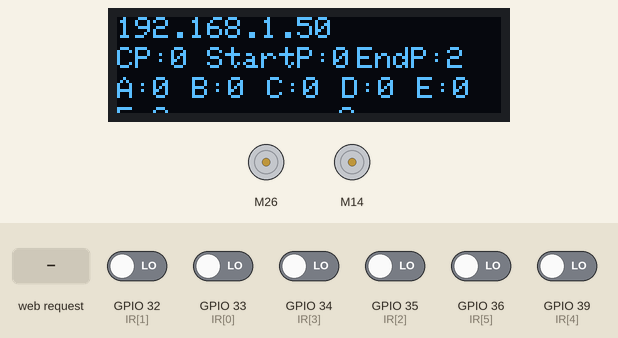
The sketch below on a simulated ESP32. Parts: 128×32 one-colour display, 2 × DC motor (green arrow = forward, orange = backward, longer = faster). The inputs (shaded band) are chosen by the test bench; at power-on: GPIO 32 (IR[1]), GPIO 33 (IR[0]), GPIO 34 (IR[3]), GPIO 35 (IR[2]), GPIO 36 (IR[5]), GPIO 39 (IR[4]) LOW. WiFi joins after 1.5 s; servers stay silent unless stated; the display library's start-up logo is not drawn; what the sketch prints to the serial monitor is not drawn.

Above: at 2.9 s.
3.0 s: HTTP request GET /start received
At 3.4 s:
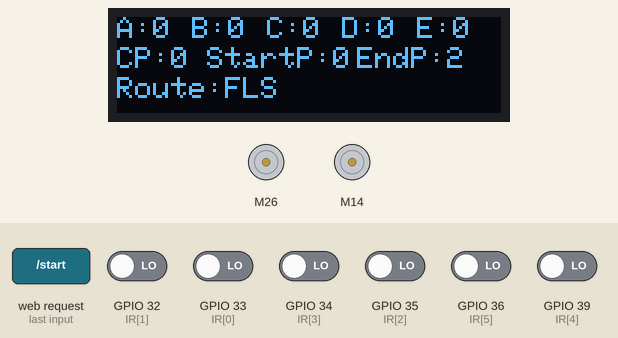
4.5 s: GPIO 32 (IR[1]) driven HIGH
At 5.1 s:
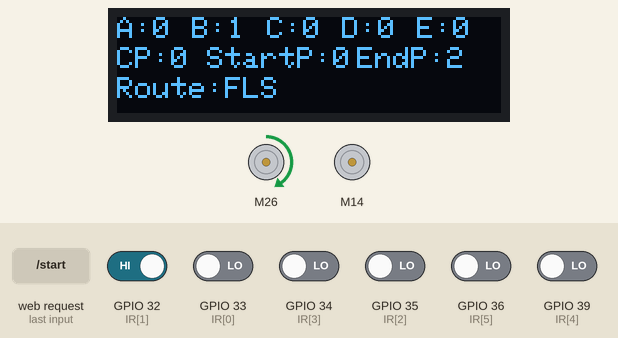
6.0 s: HTTP request GET /increment received
At 6.7 s:
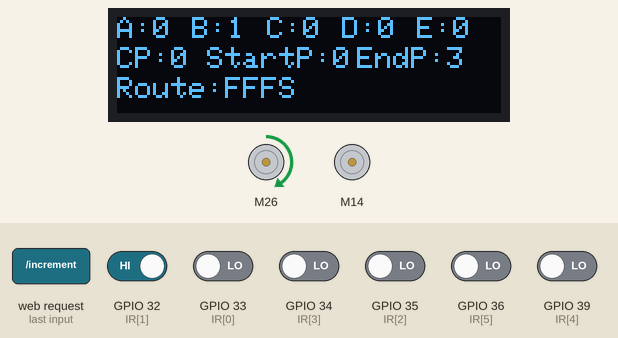
7.5 s: GPIO 35 (IR[2]) driven HIGH
At 8.7 s:
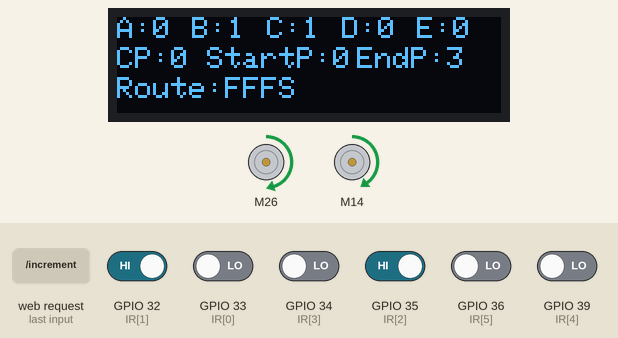
9.0 s: HTTP request GET /increment received
At 10.0 s:
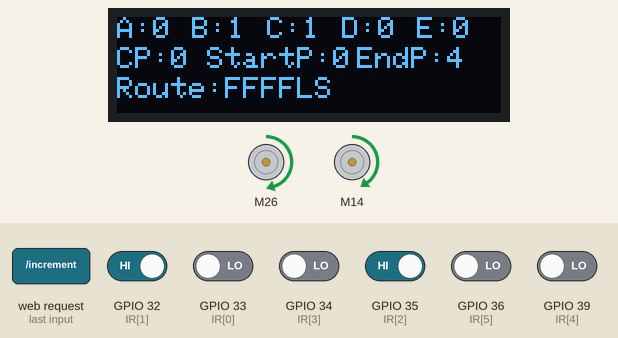
10.5 s: GPIO 32 (IR[1]) driven LOW
At 11.1 s:
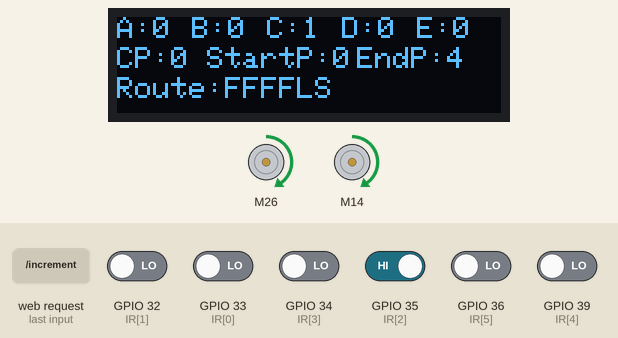
Timing chart, 0 to 13.0 s (numbered marks = the images above; inputs shaded):
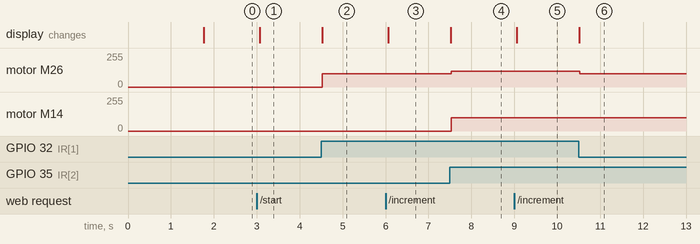

The sketch:

MazeRunner_V1.4.3.ino
```cpp
// Include necessary libraries
#include <SPI.h>               // For Serial Peripheral Interface communication
#include <Wire.h>              // For I2C communication
#include <Adafruit_GFX.h>      // Adafruit's graphics library for displays
#include <Adafruit_SSD1306.h>  // Adafruit's SSD1306 OLED display library
#include <NewPing.h>           // Library for using ultrasonic distance sensor
#include <L298NX2.h>           // Library for controlling motors using L298N module

#include <WiFi.h>
#include <AsyncTCP.h>
#include <ESPAsyncWebServer.h>
#include "WebServer.h"

// REPLACE WITH YOUR NETWORK CREDENTIALS
const char* ssid = "MazeRunner";
const char* password = "robot1234";


const char* PARAM_INPUT_1 = "decrement";
const char* PARAM_INPUT_2 = "increment";


AsyncWebServer server(80);


void notFound(AsyncWebServerRequest* request) {
  request->send(404, "text/plain", "Not found");
}

#define SONAR_NUM 3       // Number of sensors.
#define MAX_DISTANCE 400  // Maximum distance (in cm) to ping.

int block = 10;
// int motorDelay = 5000;
int front, left, right;  // Declare variables to store distances from sensors
//bool F = true, L = false, R = false;  // Define boolean variables to represent sensor directions

int IR[6] = { 33, 32, 35, 34, 39, 36 };
int A, B, C, D, E, F, sum;
int startPoint = 0, endPoint = 2, myLoc = 0;
String PATH = myPATH(endPoint);
bool start = false;


// Initialize OLED display (128x64 pixels) using I2C communication.
Adafruit_SSD1306 display(128, 32, &Wire, -1);


// Left Motor connections
int enL = 13, in1 = 14, in2 = 12;
// Right Motor connections
int enR = 25, in3 = 26, in4 = 27;

int LeftSpeed = 100;
int RightSpeed = 100;
int wait = 500;

L298N LeftMotor(enL, in1, in2);
L298N RightMotor(enR, in3, in4);


// Function to initialize the OLED display
void displaySetup() {
  display.begin(SSD1306_SWITCHCAPVCC, 0x3C);  // initialize with the I2C addr 0x3C (for the 128x32)
  display.display();                          // showing the Adafruit logo
  // do not forget display.display(); otherwise the picture will not be visible
  display.setTextColor(WHITE);
  //display.setTextSize(2);
}


void setup() {
  Serial.begin(115200);  // Initialize the serial communication for debugging

  pinMode(IR[0], INPUT);
  pinMode(IR[1], INPUT);
  pinMode(IR[2], INPUT);
  pinMode(IR[3], INPUT);
  pinMode(IR[4], INPUT);
  pinMode(IR[5], INPUT);


  displaySetup();  // Initialize the OLED display

  // Turn off motors - Initial state
  digitalWrite(in1, LOW);
  digitalWrite(in2, LOW);
  digitalWrite(in3, LOW);
  digitalWrite(in4, LOW);

  digitalWrite(IR[0], LOW);
  digitalWrite(IR[1], LOW);
  digitalWrite(IR[2], LOW);
  digitalWrite(IR[3], LOW);
  digitalWrite(IR[4], LOW);


  LeftMotor.setSpeed(LeftSpeed);
  RightMotor.setSpeed(RightSpeed);

  delay(200);
  setServer();

  //   if (!WiFi.config(local_IP, gateway, subnet, primaryDNS, secondaryDNS)) {
  //   Serial.println("STA Failed to configure");
  // }
}


void readIR() {
  A = digitalRead(IR[0]);  // Measure front distance
  B = digitalRead(IR[1]);  // Measure left distance
  C = digitalRead(IR[2]);  // Measure right distance
  D = digitalRead(IR[3]);  // Measure left distance
  E = digitalRead(IR[4]);  // Measure right distance
  F = digitalRead(IR[5]);  // Measure right distance

  sum = A + B + C + D + E;
}

void loop() {
  // RightMotor.forward();
  // LeftMotor.forward();
  // LeftMotor.setSpeed(LeftSpeed);
  // RightMotor.setSpeed(RightSpeed);
  // readIR();
  // showEndPoint();

  if (start) {
    readIR();
    DisplayStatus();
    followPath();
  } else {
    readIR();
    showEndPoint();
    RightMotor.stop();
    LeftMotor.stop();
  }
}

void followPath() {
  if (0 == A && 0 == E) {
    //This is a single line path have to go straight
    goStraight();
  } else {
    //there has a stop point or multiple path
    choosePath();
  }
}


void goStraight() {
  if (1 == C) {
    RightMotor.forward();
    LeftMotor.forward();
    //the middle sensor is on the track.
    if (1 == B) {
      //the car has moved slightly on the right
      LeftMotor.setSpeed(LeftSpeed);
      RightMotor.setSpeed(RightSpeed + 20);
    } else if (1 == D) {
      //the car has moved slightly on the left
      LeftMotor.setSpeed(LeftSpeed + 20);
      RightMotor.setSpeed(RightSpeed);
    } else {
      //the car is straight on the track
      LeftMotor.setSpeed(LeftSpeed);
      RightMotor.setSpeed(RightSpeed);
    }
  } else {
    LeftMotor.setSpeed(LeftSpeed);
    RightMotor.setSpeed(RightSpeed);
    //the car is getting out from the track
    if (1 == B) {
      //the car has moved to the right
      LeftMotor.stop();
      RightMotor.forward();
    } else if (1 == D) {
      //the car has moved to the left
      RightMotor.forward();
      RightMotor.stop();
    }
  }
}

void choosePath() {
  if (PATH[myLoc] == 'F') {
    LeftMotor.setSpeed(LeftSpeed - 20);
    RightMotor.setSpeed(RightSpeed - 20);
    //go Straight and skip the line
    while (A == 1 || E == 1) {
      readIR();
      DisplayStatus();
    }
    myLoc++;
  } else if (PATH[myLoc] == 'L') {
    //go left
    goLeft();
    myLoc++;
  } else if (PATH[myLoc] == 'R') {
    //go right
    goRight();
    myLoc++;
  } else if (PATH[myLoc] == 'S') {
    //stop car
    RightMotor.stop();
    LeftMotor.stop();
    PATH = "END";
    myLoc = 0;
    start = false;
  }
}

void goRight() {
  LeftMotor.setSpeed(LeftSpeed-10);
  RightMotor.setSpeed(RightSpeed-10);
  while (1 == A || 1 == E) {
    readIR();
    DisplayStatus();
  }
  RightMotor.stop();
  LeftMotor.stop();
  delay(500);
  RightMotor.backward();
  LeftMotor.forward();
  while (0 == E) {
    readIR();
    DisplayStatus();
  }
  while (0 == C) {
    readIR();
    DisplayStatus();
  }
  RightMotor.stop();
  LeftMotor.stop();
  delay(500);
}


void goLeft() {  // Function to make the robot turn left
  LeftMotor.setSpeed(LeftSpeed-20);
  RightMotor.setSpeed(RightSpeed-20);
  while (1 == A || 1 == E) {
    readIR();
    DisplayStatus();
  }
  RightMotor.stop();
  LeftMotor.stop();
  delay(500);
  LeftMotor.backward();
  RightMotor.forward();
  while (0 == A) {
    readIR();
    DisplayStatus();
  }
  while (0 == C) {
    readIR();
    DisplayStatus();
  }
  RightMotor.stop();
  LeftMotor.stop();
  delay(500);
}


void setServer() {

  WiFi.mode(WIFI_STA);
  WiFi.begin(ssid, password);
  if (WiFi.waitForConnectResult() != WL_CONNECTED) {
    Serial.println("WiFi Failed!");
    return;
  }
  Serial.println();
  Serial.print("IP Address: ");
  Serial.println(WiFi.localIP());

  // Send web page with input fields to client
  server.on("/", HTTP_GET, [](AsyncWebServerRequest* request) {
    //request->send_P(200, "text/html", index_html);
    RightMotor.stop();
    LeftMotor.stop();
    myLoc = 0;
    endPoint = 2;
    PATH = myPATH(endPoint);
    start = false;
    request->send(200, "text/html", myHTML(myLoc, startPoint, endPoint, PATH));
  });


  server.on("/decrement", HTTP_GET, [](AsyncWebServerRequest* request) {
    if (endPoint > 1) {
      endPoint = endPoint - 1;
    }
    PATH = myPATH(endPoint);
    Serial.println(endPoint);
    request->send(200, "text/html", myHTML(myLoc, startPoint, endPoint, PATH));
  });

  server.on("/increment", HTTP_GET, [](AsyncWebServerRequest* request) {
    if (endPoint < 12) {
      endPoint = endPoint + 1;
    }
    PATH = myPATH(endPoint);
    Serial.println(endPoint);
    request->send(200, "text/html", myHTML(myLoc, startPoint, endPoint, PATH));
  });

  server.on("/start", HTTP_GET, [](AsyncWebServerRequest* request) {
    start = true;
    Serial.println(start);
    request->send(200, "text/html", myHTML(myLoc, startPoint, endPoint, PATH));
  });

  server.on("/stop", HTTP_GET, [](AsyncWebServerRequest* request) {
    start = false;
    Serial.println(start);
    request->send(200, "text/html", myHTML(myLoc, startPoint, endPoint, PATH));
  });

  server.onNotFound(notFound);
  server.begin();
}


// Function to display the status information on the OLED display
void DisplayStatus() {
  display.clearDisplay();
  display.setTextSize(1);

  display.setCursor(0, 0);
  display.print("A:");
  display.print(A);

  display.setCursor(25, 0);
  display.print("B:");
  display.print(B);

  display.setCursor(50, 0);
  display.print("C:");
  display.print(C);

  display.setCursor(75, 0);
  display.print("D:");
  display.print(D);

  display.setCursor(100, 0);
  display.print("E:");
  display.print(E);

  display.setCursor(0, 10);
  display.print("CP:");
  display.print(myLoc);

  display.setCursor(30, 10);
  display.print("StartP:");
  display.print(startPoint);

  display.setCursor(80, 10);
  display.print("EndP:");
  display.print(endPoint);

  display.setCursor(0, 20);
  display.print("Route:");
  display.print(PATH);


  display.display();

  Serial.print("IR1:");
  Serial.print(A);

  Serial.print(" IR2:");
  Serial.print(B);

  Serial.print(" IR3:");
  Serial.print(C);

  Serial.print(" IR4:");
  Serial.print(D);

  Serial.print(" IR5:");
  Serial.print(E);

  Serial.print(" IR6:");
  Serial.print(F);

  Serial.println(" ");
}


// Function to display the status information on the OLED display
void showEndPoint() {
  display.clearDisplay();
  display.setTextSize(1);

  display.setCursor(0, 0);
  display.println(WiFi.localIP());


  display.setCursor(0, 10);
  display.print("CP:");
  display.print(myLoc);

  display.setCursor(30, 10);
  display.print("StartP:");
  display.print(startPoint);

  display.setCursor(80, 10);
  display.print("EndP:");
  display.print(endPoint);

  display.setCursor(0, 20);
  display.print("A:");
  display.print(A);

  display.setCursor(25, 20);
  display.print("B:");
  display.print(B);

  display.setCursor(50, 20);
  display.print("C:");
  display.print(C);

  display.setCursor(75, 20);
  display.print("D:");
  display.print(D);

  display.setCursor(100, 20);
  display.print("E:");
  display.print(E);

  display.setTextSize(0.5);

  display.setCursor(0, 30);
  display.print("F:");
  display.print(F);

  display.setCursor(50, 30);
  display.print("sum:");
  display.print(sum);

  display.display();
}
```

WebServer.h
```cpp
String myPATH(int endPoint) {
  if (1 == endPoint) {
    return "F";
  } else if (2 == endPoint) {
    return "FLS";
  } else if (3 == endPoint) {
    return "FFFS";
  } else if (4 == endPoint) {
    return "FFFFLS";
  } else if (5 == endPoint) {
    return "FRRS";
  } else if (6 == endPoint) {
    return "FFS";
  } else if (7 == endPoint) {
    return "FFFFRS";
  } else if (8 == endPoint) {
    return "FFFFRFLS";
  } else if (9 == endPoint) {
    return "FRFS";
  } else if (10 == endPoint) {
    return "FRLS";
  } else if (11 == endPoint) {
    return "FRLFS";
  } else if (12 == endPoint) {
    return "FFFFRFFS";
  } else return "0";
}


String myHTML(int cp, int sp, int ep, String PATH) {
  String ptr = "<!DOCTYPE html>";
  ptr += "<html><head>";
  ptr += "<title>Maze Robot</title>";

  ptr += "<link rel='stylesheet' href='https://cdn.jsdelivr.net/npm/bootstrap@4.3.1/dist/css/bootstrap.min.css' integrity='sha384-ggOyR0iXCbMQv3Xipma34MD+dH/1fQ784/j6cY/iJTQUOhcWr7x9JvoRxT2MZw1T' crossorigin='anonymous'>";
  ptr += "<script src='https://code.jquery.com/jquery-3.3.1.slim.min.js' integrity='sha384-q8i/X+965DzO0rT7abK41JStQIAqVgRVzpbzo5smXKp4YfRvH+8abtTE1Pi6jizo' crossorigin='anonymous'></script>";
  ptr += "<script src='https://cdn.jsdelivr.net/npm/popper.js@1.14.7/dist/umd/popper.min.js' integrity='sha384-UO2eT0CpHqdSJQ6hJty5KVphtPhzWj9WO1clHTMGa3JDZwrnQq4sF86dIHNDz0W1' crossorigin='anonymous'></script>";
  ptr += "<script src='https://cdn.jsdelivr.net/npm/bootstrap@4.3.1/dist/js/bootstrap.min.js' integrity='sha384-JjSmVgyd0p3pXB1rRibZUAYoIIy6OrQ6VrjIEaFf/nJGzIxFDsf4x0xIM+B07jRM' crossorigin='anonymous'></script>";


  ptr += "<meta name=' viewport ' content=' width = device - width, initial - scale = 1 '>";
  ptr += "<style>";
  ptr += ".button{\n";
  ptr += "background-color: green;";
  ptr += "border: none;";
  ptr += "color: white;";
  ptr += "padding: 15px 32px;";
  ptr += "text-align: center;";
  ptr += "text-decoration: none;";
  ptr += "display: flex;";
  ptr += "font-size: 16px;";
  ptr += "margin: 4px 2px;";
  ptr += "cursor: pointer;";
  ptr += "}\n";
  ptr += "</style>";
  ptr += "</head><body>";

  ptr += "<div class='container'>";
  ptr += "<h2 class='m-3'>Autonomous Maze Solving Robot</h2>";


  ptr += "<div class='row'>";

  ptr += "<div class='col'>";
  ptr += "</form><br>";
  ptr += "<form action='/start'>";
  ptr += "<button type='submit' class='btn btn-success'>Start</button>";
  ptr += " </form>";
  ptr += "</div>";

  ptr += "<div class='col'>";
  ptr += "</form><br>";
  ptr += "<form action='/'>";
  ptr += "<button type='submit' class='btn btn-danger'>Reset</button>";
  ptr += " </form>";
  ptr += "</div>";

  ptr += "</div>";

  ptr += "<div class='row'>";

  ptr += "<div class='col'>";
  ptr += "<span class = 'input-group-text'>Current Point:";
  ptr += int(cp);
  ptr += "</ span>";
  ptr += "</div>";

  ptr += "<div class='col'>";
  ptr += "<span class = 'input-group-text'>Start Point:";
  ptr += int(sp);
  ptr += "</ span>";
  ptr += "</div>";


  ptr += "</div>";

  ptr += "<div class='row'>";

  ptr += "<div class='col'>";
  ptr += "<span class = 'input-group-text'>Destination Point:";
  ptr += int(ep);
  ptr += "</ span>";
  ptr += "</div>";

  ptr += "</div>";

  ptr += "<div class='row'>";
  ptr += "<div class='col'>";
  ptr += "<form action='/decrement'>";
  ptr += "<button type='submit' class='btn btn-warning'>Prev.</button>";
  ptr += "</form><br>";
  ptr += "</div>";

  ptr += "<div class='col'>";
  ptr += "<form action='/increment'>";
  ptr += "<button  type='submit' class='btn btn-primary'>Next</button>";
  ptr += " </form>";
  ptr += "</div>";
  ptr += "</div>";

  ptr += "<div class='row'>";

  ptr += "<div class='col'>";
  ptr += "<span class = 'input-group-text'>Shortest Path:";
  ptr += PATH;
  ptr += "</ span>";
  ptr += "</div>";

  ptr += "</div>";

  ptr += "</div>";

  ptr += "</body></html>";
  return ptr;
}


// HTML web page to handle 3 input fields (input1, input2, input3)
String sendHTML() {
  const char index_html[] PROGMEM = R"rawliteral(
<!DOCTYPE HTML><html><head>
  <title>ESP Input Form</title>
  <meta name="viewport" content="width=device-width, initial-scale=1">
  <style>
.button1 {
  background-color: green;
  border: none;
  color: white;
  padding: 15px 32px;
  text-align: center;
  text-decoration: none;
  display: flex;
  font-size: 16px;
  margin: 4px 2px;
  cursor: pointer;
}
.button2 {
  background-color: red;
  border: none;
  color: white;
  padding: 15px 32px;
  text-align: center;
  text-decoration: none;
  display: flex;
  font-size: 16px;
  margin: 4px 2px;
  cursor: pointer;
}
.button3 {
  background-color: blue;
  border: none;
  color: white;
  padding: 15px 32px;
  text-align: center;
  text-decoration: none;
  display: flex;
  font-size: 16px;
  margin: 4px 2px;
  cursor: pointer;
}
</style>

  </head><body>
<h2>Autonomous Maze Solving Robot</h2>
  <form action="/decrement">
    <button type="submit" class="button2">( - )</button>
  </form><br>
  <form action="/increment">
    <button type="submit" class="button1">( + )</button>
  </form>
  </form><br>
  <form action="/start">
    <button type="submit" class="button3">Start</button>
  </form>
  </form><br>
  <form action="/stop">
    <button type="submit" class="button3">Stop</button>
  </form>
</body></html>)rawliteral";
  return index_html;
}
```

Measured:
- after the input at 3.0 s, the display: changes after 0.07 s (image 1)
- after the input at 4.5 s, motor M26: stopped → forward 100/255 at once; the display: changes at once (image 2)
- after the input at 6.0 s, the display: changes after 0.06 s (image 3)
- after the input at 7.5 s, motor M26: forward 100/255 → forward 120/255 at once; motor M14: stopped → forward 100/255 at once; the display: changes at once (image 4)
- after the input at 9.0 s, the display: changes after 0.06 s (image 5)
- after the input at 10.5 s, motor M26: forward 120/255 → forward 100/255 at once; the display: changes at once (image 6)
